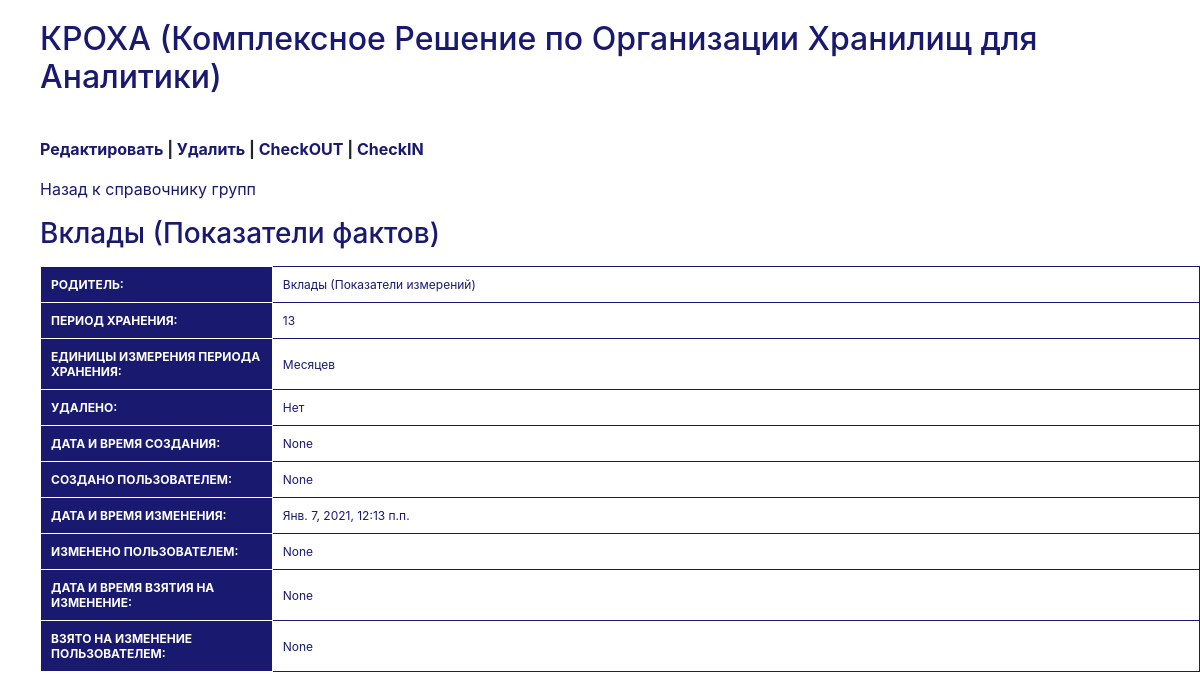
Screenshot of /group/310/ with the database file from the repository.
### DWHLegator/models.py (models this page shows, shortened)
class ModelSysFields(models.Model):
    created = models.DateTimeField(null=True,verbose_name = 'Дата и время создания:')
    created_by = models.CharField(max_length = 256,null=True,verbose_name = 'Создано пользователем:')
    modified = models.DateTimeField(default=timezone.now,null=True,verbose_name = 'Дата и время изменения:')
    modified_by = models.CharField(max_length = 256,null=True,verbose_name = 'Изменено пользователем:')
    checked_out = models.DateTimeField(null = True,verbose_name = 'Дата и время взятия на изменение:')
    checked_out_by = models.CharField(max_length = 256,null=True,verbose_name = 'Взято на изменение пользователем:')
    YES = 1
    NO = 0
    DELETED_IN_CHOICES = [(YES,'Да'),(NO,'Нет')]
    deleted = models.IntegerField(default = NO,choices=DELETED_IN_CHOICES,verbose_name='Удалено:')
    class Meta:
        abstract = True
    def get_deleted_label(self):
        return self._meta.get_field('deleted').verbose_name.title()
    def get_created_label(self):
        return self._meta.get_field('created').verbose_name.title()
    def get_created_by_label(self):
        return self._meta.get_field('created_by').verbose_name.title()
    def get_modified_label(self):
        return self._meta.get_field('modified').verbose_name.title()
    def get_modified_by_label(self):
        return self._meta.get_field('modified_by').verbose_name.title()
    def get_checked_out_label(self):
        return self._meta.get_field('checked_out').verbose_name.title()
    def get_checked_out_by_label(self):
        return self._meta.get_field('checked_out_by').verbose_name.title()

class Group(MPTTModel,ModelSysFields):
    group_name = models.CharField(max_length = 4000,unique=True)
    parent = TreeForeignKey('self', on_delete=models.CASCADE, null=True, blank=True, related_name='children')
    strg_period = models.IntegerField(null=True,blank=True)
    M = 'M'
    D = 'D'
    STRG_PERIOD_TYPE_CHOICES = [(M,'Месяцев'),(D,'Дней')]
    strg_period_type = models.CharField(max_length = 1,choices=STRG_PERIOD_TYPE_CHOICES,null=True,blank=True)
    class MPTTMeta:
        order_insertion_by = ['tree_id','level']

### DWHLegator/groups.py (the view)
# urls.py: path('group/<int:pk>/', groups.group_detail, name='group_detail'),
def group_detail(request, pk):
    group = get_object_or_404(Group, pk=pk)
    return render(request, 'group_detail.html', {'group': group})

### DWHLegator/templates/group_detail.html (shortened to what this page needs)
{% extends 'base.html' %}
{% block content %}
    <div class="group_detail">
		<ul><a href="{% url 'group_edit' pk=group.pk %}"><b>Редактировать</b></a><b> | </b>
		    <a href="{% url 'group_del' pk=group.pk %}"><b>Удалить</b></a><b> | </b>
			<a href="{% url 'group_checkout' pk=group.pk %}"><b>CheckOUT</b></a><b> | </b>
			<a href="{% url 'group_checkin' pk=group.pk %}"><b>CheckIN</b></a>
	     </ul>
        <ul><a href="{% url 'group_list' %}">Назад к справочнику групп</a></ul>
         <ul><h3>{{ group.group_name }}</h3></ul>
		 <ul><table>
			<tr><th style="width:20%">Родитель:</th><td>{{ group.parent.group_name }}</td></tr>
			<tr><th>Период хранения:</th><td>{{ group.strg_period }}</td></tr>
			<tr><th>Единицы измерения периода хранения:</th><td>{{ group.get_strg_period_type_display }}</td></tr>
			<tr><th>{{ group.get_deleted_label }}</th><td>{{ group.get_deleted_display }}</td></tr>
			<tr><th>{{ group.get_created_label }}</th><td>{{ group.created }}</td></tr>
			<tr><th>{{ group.get_created_by_label }}</th><td>{{ group.created_by }}</td></tr>
			<tr><th>{{ group.get_modified_label }}</th><td>{{ group.modified }}</td></tr>
			<tr><th>{{ group.get_modified_by_label }}</th><td>{{ group.modified_by }}</td></tr>
			<tr><th>{{ group.get_checked_out_label }}</th><td>{{ group.checked_out }}</td></tr>
			<tr><th>{{ group.get_checked_out_by_label }}</th><td>{{ group.checked_out_by }}</td></tr>
		 </table></ul>
    </div>
{% endblock %}

### DWHLegator/static/css/homepage.css (style rules this page uses)
﻿h1,h2,h3,h4,h5,a,a:hover,label { color: Midnightblue; }
table { border-collapse: collapse; font-size: 12px; }
th { background-color: Midnightblue; color: White; border: 1px solid White; text-transform: uppercase; padding: 10px 10px; }
td { border: 1px solid Midnightblue; color: Midnightblue; padding: 10px 10px; }

### rows the page displays
Group: group_name "Вклады (Показатели фактов)", parent.group_name "Вклады (Показатели измерений)", strg_period "13", strg_period_type "Месяцев", get_deleted_label "УДАЛЕНО:", deleted "Нет", get_created_label "ДАТА И ВРЕМЯ СОЗДАНИЯ:", created "None", get_created_by_label "СОЗДАНО ПОЛЬЗОВАТЕЛЕМ:", created_by "None", get_modified_label "ДАТА И ВРЕМЯ ИЗМЕНЕНИЯ:", modified "Янв. 7, 2021, 12:13 п.п.", get_modified_by_label "ИЗМЕНЕНО ПОЛЬЗОВАТЕЛЕМ:", modified_by "None", get_checked_out_label "ДАТА И ВРЕМЯ ВЗЯТИЯ НА ИЗМЕНЕНИЕ:", checked_out "None", get_checked_out_by_label "ВЗЯТО НА ИЗМЕНЕНИЕ ПОЛЬЗОВАТЕЛЕМ:", checked_out_by "None"
